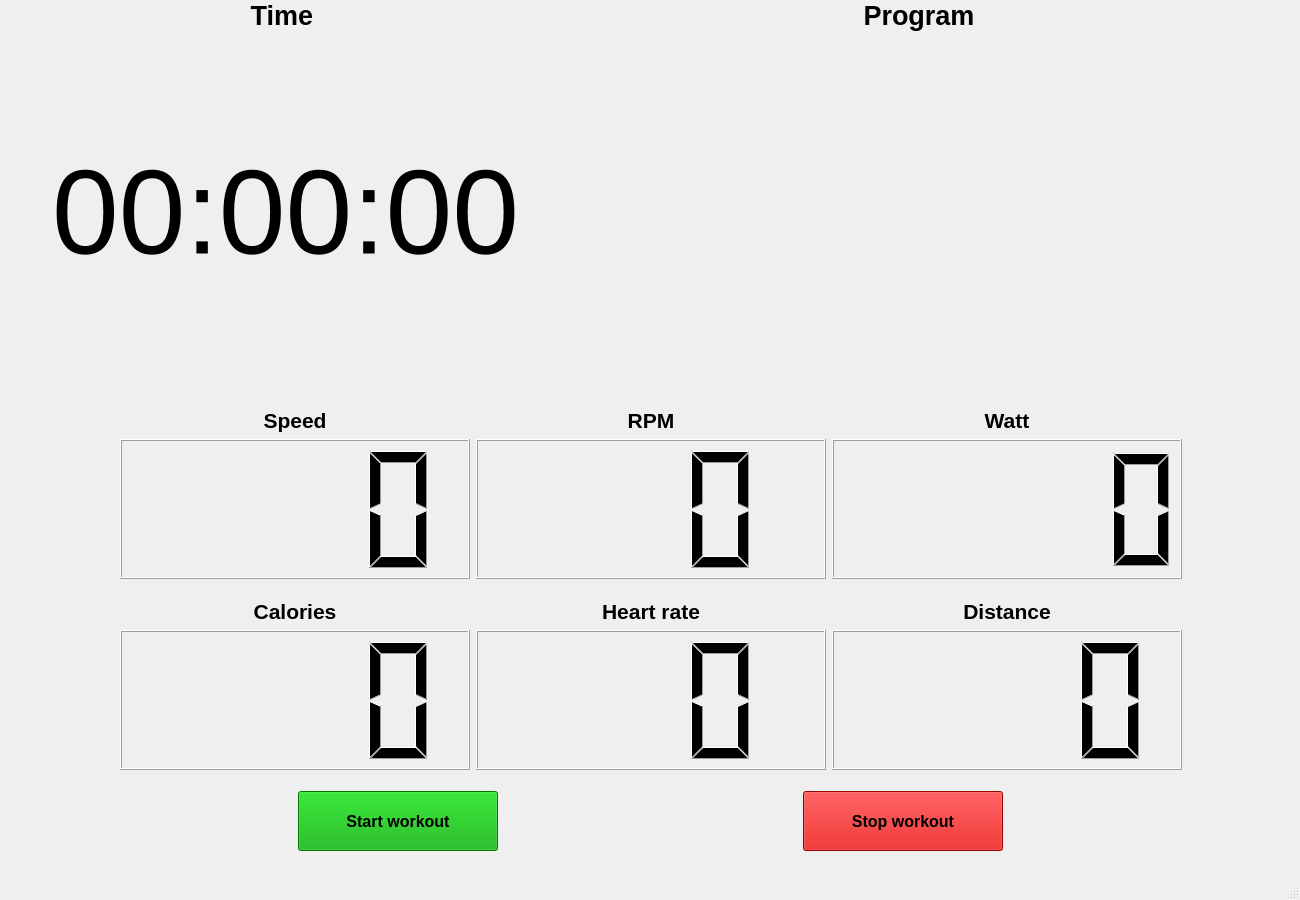
<?xml version="1.0" encoding="UTF-8"?>
<ui version="4.0">
 <class>MainWindow</class>
 <widget class="QMainWindow" name="MainWindow">
  <property name="geometry">
   <rect>
    <x>0</x>
    <y>0</y>
    <width>1300</width>
    <height>900</height>
   </rect>
  </property>
  <property name="windowTitle">
   <string>Live Workout</string>
  </property>
  <widget class="QWidget" name="centralwidget">
   <widget class="QWidget" name="gridLayoutWidget">
    <property name="geometry">
     <rect>
      <x>0</x>
      <y>0</y>
      <width>1301</width>
      <height>851</height>
     </rect>
    </property>
    <layout class="QGridLayout" name="gridLayout_2">
     <item row="1" column="0">
      <layout class="QHBoxLayout" name="horizontalLayout_11">
       <item>
        <spacer name="horizontalSpacer_12">
         <property name="orientation">
          <enum>Qt::Horizontal</enum>
         </property>
         <property name="sizeHint" stdset="0">
          <size>
           <width>40</width>
           <height>20</height>
          </size>
         </property>
        </spacer>
       </item>
       <item>
        <widget class="QLabel" name="label_9">
         <property name="minimumSize">
          <size>
           <width>500</width>
           <height>0</height>
          </size>
         </property>
         <property name="font">
          <font>
           <pointsize>20</pointsize>
           <weight>75</weight>
           <bold>true</bold>
          </font>
         </property>
         <property name="layoutDirection">
          <enum>Qt::LeftToRight</enum>
         </property>
         <property name="text">
          <string>Time</string>
         </property>
         <property name="alignment">
          <set>Qt::AlignBottom|Qt::AlignHCenter</set>
         </property>
        </widget>
       </item>
       <item>
        <spacer name="horizontalSpacer_13">
         <property name="orientation">
          <enum>Qt::Horizontal</enum>
         </property>
         <property name="sizeHint" stdset="0">
          <size>
           <width>40</width>
           <height>20</height>
          </size>
         </property>
        </spacer>
       </item>
       <item alignment="Qt::AlignHCenter|Qt::AlignBottom">
        <widget class="QLabel" name="label_10">
         <property name="minimumSize">
          <size>
           <width>700</width>
           <height>0</height>
          </size>
         </property>
         <property name="font">
          <font>
           <pointsize>20</pointsize>
           <weight>75</weight>
           <bold>true</bold>
          </font>
         </property>
         <property name="text">
          <string>Program</string>
         </property>
         <property name="alignment">
          <set>Qt::AlignBottom|Qt::AlignHCenter</set>
         </property>
        </widget>
       </item>
       <item>
        <spacer name="horizontalSpacer_11">
         <property name="orientation">
          <enum>Qt::Horizontal</enum>
         </property>
         <property name="sizeHint" stdset="0">
          <size>
           <width>40</width>
           <height>20</height>
          </size>
         </property>
        </spacer>
       </item>
      </layout>
     </item>
     <item row="5" column="0">
      <layout class="QHBoxLayout" name="horizontalLayout_2">
       <item>
        <spacer name="horizontalSpacer_7">
         <property name="orientation">
          <enum>Qt::Horizontal</enum>
         </property>
         <property name="sizeHint" stdset="0">
          <size>
           <width>40</width>
           <height>20</height>
          </size>
         </property>
        </spacer>
       </item>
       <item>
        <widget class="QLCDNumber" name="speedNumber">
         <property name="minimumSize">
          <size>
           <width>350</width>
           <height>140</height>
          </size>
         </property>
         <property name="digitCount">
          <number>4</number>
         </property>
        </widget>
       </item>
       <item>
        <widget class="QLCDNumber" name="rpmNumber">
         <property name="minimumSize">
          <size>
           <width>350</width>
           <height>100</height>
          </size>
         </property>
         <property name="digitCount">
          <number>3</number>
         </property>
        </widget>
       </item>
       <item>
        <widget class="QLCDNumber" name="wattNumber">
         <property name="minimumSize">
          <size>
           <width>350</width>
           <height>100</height>
          </size>
         </property>
         <property name="digitCount">
          <number>5</number>
         </property>
        </widget>
       </item>
       <item>
        <spacer name="horizontalSpacer_6">
         <property name="orientation">
          <enum>Qt::Horizontal</enum>
         </property>
         <property name="sizeHint" stdset="0">
          <size>
           <width>40</width>
           <height>20</height>
          </size>
         </property>
        </spacer>
       </item>
      </layout>
     </item>
     <item row="2" column="0">
      <layout class="QHBoxLayout" name="horizontalLayout_4">
       <item>
        <spacer name="horizontalSpacer_2">
         <property name="orientation">
          <enum>Qt::Horizontal</enum>
         </property>
         <property name="sizeHint" stdset="0">
          <size>
           <width>40</width>
           <height>20</height>
          </size>
         </property>
        </spacer>
       </item>
       <item>
        <widget class="QLabel" name="timeLabel">
         <property name="minimumSize">
          <size>
           <width>525</width>
           <height>0</height>
          </size>
         </property>
         <property name="font">
          <font>
           <pointsize>90</pointsize>
          </font>
         </property>
         <property name="text">
          <string>00:00:00</string>
         </property>
         <property name="alignment">
          <set>Qt::AlignCenter</set>
         </property>
        </widget>
       </item>
       <item>
        <spacer name="horizontalSpacer_10">
         <property name="orientation">
          <enum>Qt::Horizontal</enum>
         </property>
         <property name="sizeHint" stdset="0">
          <size>
           <width>40</width>
           <height>20</height>
          </size>
         </property>
        </spacer>
       </item>
       <item>
        <widget class="PlotWidget" name="graphWidget" native="true">
         <property name="minimumSize">
          <size>
           <width>700</width>
           <height>350</height>
          </size>
         </property>
        </widget>
       </item>
       <item>
        <spacer name="horizontalSpacer">
         <property name="orientation">
          <enum>Qt::Horizontal</enum>
         </property>
         <property name="sizeHint" stdset="0">
          <size>
           <width>40</width>
           <height>20</height>
          </size>
         </property>
        </spacer>
       </item>
      </layout>
     </item>
     <item row="4" column="0">
      <layout class="QHBoxLayout" name="horizontalLayout_10">
       <item>
        <spacer name="horizontalSpacer_14">
         <property name="orientation">
          <enum>Qt::Horizontal</enum>
         </property>
         <property name="sizeHint" stdset="0">
          <size>
           <width>40</width>
           <height>20</height>
          </size>
         </property>
        </spacer>
       </item>
       <item alignment="Qt::AlignHCenter|Qt::AlignBottom">
        <widget class="QLabel" name="label_7">
         <property name="minimumSize">
          <size>
           <width>350</width>
           <height>0</height>
          </size>
         </property>
         <property name="font">
          <font>
           <pointsize>16</pointsize>
           <weight>75</weight>
           <bold>true</bold>
          </font>
         </property>
         <property name="text">
          <string>Speed</string>
         </property>
         <property name="alignment">
          <set>Qt::AlignCenter</set>
         </property>
        </widget>
       </item>
       <item alignment="Qt::AlignHCenter|Qt::AlignBottom">
        <widget class="QLabel" name="label_6">
         <property name="minimumSize">
          <size>
           <width>350</width>
           <height>0</height>
          </size>
         </property>
         <property name="font">
          <font>
           <pointsize>16</pointsize>
           <weight>75</weight>
           <bold>true</bold>
          </font>
         </property>
         <property name="text">
          <string>RPM</string>
         </property>
         <property name="alignment">
          <set>Qt::AlignCenter</set>
         </property>
        </widget>
       </item>
       <item alignment="Qt::AlignHCenter|Qt::AlignBottom">
        <widget class="QLabel" name="label_8">
         <property name="minimumSize">
          <size>
           <width>350</width>
           <height>0</height>
          </size>
         </property>
         <property name="font">
          <font>
           <pointsize>16</pointsize>
           <weight>75</weight>
           <bold>true</bold>
          </font>
         </property>
         <property name="text">
          <string>Watt</string>
         </property>
         <property name="alignment">
          <set>Qt::AlignCenter</set>
         </property>
        </widget>
       </item>
       <item>
        <spacer name="horizontalSpacer_15">
         <property name="orientation">
          <enum>Qt::Horizontal</enum>
         </property>
         <property name="sizeHint" stdset="0">
          <size>
           <width>40</width>
           <height>20</height>
          </size>
         </property>
        </spacer>
       </item>
      </layout>
     </item>
     <item row="9" column="0">
      <spacer name="verticalSpacer">
       <property name="orientation">
        <enum>Qt::Vertical</enum>
       </property>
       <property name="sizeHint" stdset="0">
        <size>
         <width>20</width>
         <height>40</height>
        </size>
       </property>
      </spacer>
     </item>
     <item row="10" column="0">
      <layout class="QHBoxLayout" name="horizontalLayout_6">
       <item>
        <spacer name="horizontalSpacer_3">
         <property name="orientation">
          <enum>Qt::Horizontal</enum>
         </property>
         <property name="sizeHint" stdset="0">
          <size>
           <width>40</width>
           <height>20</height>
          </size>
         </property>
        </spacer>
       </item>
       <item alignment="Qt::AlignHCenter">
        <widget class="QPushButton" name="startWorkoutButton">
         <property name="enabled">
          <bool>true</bool>
         </property>
         <property name="minimumSize">
          <size>
           <width>200</width>
           <height>60</height>
          </size>
         </property>
         <property name="font">
          <font>
           <pointsize>12</pointsize>
           <weight>75</weight>
           <bold>true</bold>
          </font>
         </property>
         <property name="styleSheet">
          <string notr="true">background-color: rgb(0, 170, 0);</string>
         </property>
         <property name="text">
          <string>Start workout</string>
         </property>
        </widget>
       </item>
       <item>
        <spacer name="horizontalSpacer_5">
         <property name="orientation">
          <enum>Qt::Horizontal</enum>
         </property>
         <property name="sizeHint" stdset="0">
          <size>
           <width>40</width>
           <height>20</height>
          </size>
         </property>
        </spacer>
       </item>
       <item>
        <widget class="QPushButton" name="stopWorkoutButton">
         <property name="enabled">
          <bool>true</bool>
         </property>
         <property name="minimumSize">
          <size>
           <width>200</width>
           <height>60</height>
          </size>
         </property>
         <property name="font">
          <font>
           <pointsize>12</pointsize>
           <weight>75</weight>
           <bold>true</bold>
          </font>
         </property>
         <property name="styleSheet">
          <string notr="true">background-color: rgb(208, 0, 0);</string>
         </property>
         <property name="text">
          <string>Stop workout</string>
         </property>
        </widget>
       </item>
       <item>
        <spacer name="horizontalSpacer_4">
         <property name="orientation">
          <enum>Qt::Horizontal</enum>
         </property>
         <property name="sizeHint" stdset="0">
          <size>
           <width>40</width>
           <height>20</height>
          </size>
         </property>
        </spacer>
       </item>
      </layout>
     </item>
     <item row="8" column="0">
      <layout class="QHBoxLayout" name="horizontalLayout_3">
       <item>
        <spacer name="horizontalSpacer_8">
         <property name="orientation">
          <enum>Qt::Horizontal</enum>
         </property>
         <property name="sizeHint" stdset="0">
          <size>
           <width>40</width>
           <height>20</height>
          </size>
         </property>
        </spacer>
       </item>
       <item>
        <widget class="QLCDNumber" name="caloriesNumber">
         <property name="minimumSize">
          <size>
           <width>350</width>
           <height>140</height>
          </size>
         </property>
         <property name="digitCount">
          <number>4</number>
         </property>
        </widget>
       </item>
       <item>
        <widget class="QLCDNumber" name="heartRateNumber">
         <property name="minimumSize">
          <size>
           <width>350</width>
           <height>100</height>
          </size>
         </property>
         <property name="digitCount">
          <number>3</number>
         </property>
        </widget>
       </item>
       <item>
        <widget class="QLCDNumber" name="distanceNumber">
         <property name="minimumSize">
          <size>
           <width>350</width>
           <height>100</height>
          </size>
         </property>
         <property name="digitCount">
          <number>4</number>
         </property>
        </widget>
       </item>
       <item>
        <spacer name="horizontalSpacer_9">
         <property name="orientation">
          <enum>Qt::Horizontal</enum>
         </property>
         <property name="sizeHint" stdset="0">
          <size>
           <width>40</width>
           <height>20</height>
          </size>
         </property>
        </spacer>
       </item>
      </layout>
     </item>
     <item row="6" column="0">
      <spacer name="verticalSpacer_4">
       <property name="orientation">
        <enum>Qt::Vertical</enum>
       </property>
       <property name="sizeHint" stdset="0">
        <size>
         <width>20</width>
         <height>40</height>
        </size>
       </property>
      </spacer>
     </item>
     <item row="7" column="0">
      <layout class="QHBoxLayout" name="horizontalLayout_9">
       <item>
        <spacer name="horizontalSpacer_16">
         <property name="orientation">
          <enum>Qt::Horizontal</enum>
         </property>
         <property name="sizeHint" stdset="0">
          <size>
           <width>40</width>
           <height>20</height>
          </size>
         </property>
        </spacer>
       </item>
       <item alignment="Qt::AlignHCenter|Qt::AlignBottom">
        <widget class="QLabel" name="label">
         <property name="minimumSize">
          <size>
           <width>350</width>
           <height>0</height>
          </size>
         </property>
         <property name="font">
          <font>
           <pointsize>16</pointsize>
           <weight>75</weight>
           <bold>true</bold>
          </font>
         </property>
         <property name="text">
          <string>Calories</string>
         </property>
         <property name="alignment">
          <set>Qt::AlignCenter</set>
         </property>
        </widget>
       </item>
       <item alignment="Qt::AlignHCenter|Qt::AlignBottom">
        <widget class="QLabel" name="label_4">
         <property name="minimumSize">
          <size>
           <width>350</width>
           <height>0</height>
          </size>
         </property>
         <property name="font">
          <font>
           <pointsize>16</pointsize>
           <weight>75</weight>
           <bold>true</bold>
          </font>
         </property>
         <property name="text">
          <string>Heart rate</string>
         </property>
         <property name="alignment">
          <set>Qt::AlignCenter</set>
         </property>
        </widget>
       </item>
       <item alignment="Qt::AlignHCenter|Qt::AlignBottom">
        <widget class="QLabel" name="label_5">
         <property name="minimumSize">
          <size>
           <width>350</width>
           <height>0</height>
          </size>
         </property>
         <property name="font">
          <font>
           <pointsize>16</pointsize>
           <weight>75</weight>
           <bold>true</bold>
          </font>
         </property>
         <property name="text">
          <string>Distance</string>
         </property>
         <property name="alignment">
          <set>Qt::AlignCenter</set>
         </property>
        </widget>
       </item>
       <item>
        <spacer name="horizontalSpacer_17">
         <property name="orientation">
          <enum>Qt::Horizontal</enum>
         </property>
         <property name="sizeHint" stdset="0">
          <size>
           <width>40</width>
           <height>20</height>
          </size>
         </property>
        </spacer>
       </item>
      </layout>
     </item>
     <item row="3" column="0">
      <spacer name="verticalSpacer_2">
       <property name="orientation">
        <enum>Qt::Vertical</enum>
       </property>
       <property name="sizeHint" stdset="0">
        <size>
         <width>20</width>
         <height>40</height>
        </size>
       </property>
      </spacer>
     </item>
    </layout>
   </widget>
  </widget>
  <widget class="QMenuBar" name="menubar">
   <property name="geometry">
    <rect>
     <x>0</x>
     <y>0</y>
     <width>1300</width>
     <height>21</height>
    </rect>
   </property>
  </widget>
  <widget class="QStatusBar" name="statusbar"/>
 </widget>
 <customwidgets>
  <customwidget>
   <class>PlotWidget</class>
   <extends>QWidget</extends>
   <header>pyqtgraph.h</header>
   <container>1</container>
  </customwidget>
 </customwidgets>
 <resources/>
 <connections/>
</ui>
